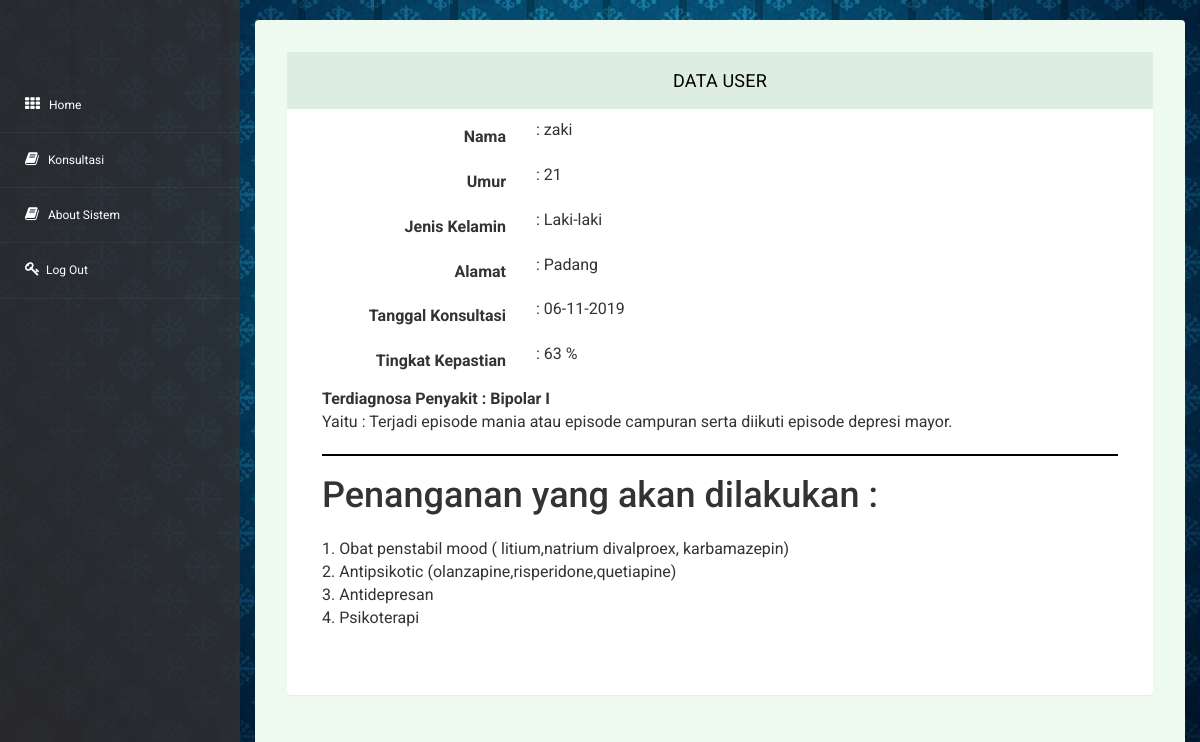
The page /user/hasil_diagnosa.php (signed in) on the database its author committed.
### tables this page shows
CREATE TABLE `konsultasi` (
  `id` int(11) NOT NULL,
  `nama` varchar(50) NOT NULL,
  `umur` varchar(10) NOT NULL,
  `jk` varchar(10) NOT NULL,
  `alamat` varchar(255) NOT NULL,
  `tgl` varchar(10) NOT NULL,
  `id_penyakit` varchar(11) NOT NULL,
  `hasil_max` varchar(11) NOT NULL
);

CREATE TABLE `penyakit` (
  `id_penyakit` varchar(5) NOT NULL,
  `nm_penyakit` varchar(50) NOT NULL,
  `ket` varchar(255) NOT NULL
);

CREATE TABLE `solusi` (
  `id_solusi` varchar(5) NOT NULL,
  `id_penyakit` varchar(50) NOT NULL,
  `solusi` varchar(255) NOT NULL
);

### assets/module/koneksi.php (called while the page is built)
<?php
	$conn = mysqli_connect("localhost","root","","bipolar");
	function query($query){
		global $conn;
		$result = mysqli_query($conn, $query);
		$rows = [];
		while( $row = mysqli_fetch_assoc($result)){
			$rows[] = $row;
		}
		return $rows;
	}

### user/hasil_diagnosa.php (the view, shortened to what this page needs)
<?php
require 'header.php';
$hasil = query("SELECT * FROM konsultasi ORDER BY id DESC")[0];
$p1 = query("SELECT * FROM penyakit WHERE id_penyakit = 'P01'")[0];
$sp1 = query("SELECT * FROM solusi WHERE id_penyakit LIKE '%P01%'");
 ?>
 	<section id="main-content">
		<section class="wrapper">
			<form action="" method="post">
			<div class="form-w3layouts">
				<div class="row">
	                <div class="col-lg-12">
	                    <section class="panel">
	                        <header class="panel-heading">
	                            DATA USER
	                        </header>
	                        <div class="panel-body" style="padding: 50px;padding-top: 10px;">
	                            <div class=" form">
	                                <div class="cmxform form-horizontal ">
	                                    <div class="form-group ">
	                                        <label for="id" class="control-label col-lg-3">Nama</label>
	                                        <div class="col-lg-6">
	                                            : <?= $hasil['nama']; ?>
	                                        </div>
	                                    </div>
	                                    <div class="form-group ">
	                                        <label for="id" class="control-label col-lg-3">Umur</label>
	                                        <div class="col-lg-6">
	                                            : <?= $hasil['umur']; ?>
	                                        </div>
	                                    </div>
	                                    <div class="form-group ">
	                                        <label for="id" class="control-label col-lg-3">Jenis Kelamin</label>
	                                        <div class="col-lg-6">
	                                            : <?= $hasil['jk']; ?>
	                                        </div>
	                                    </div>
	                                    <div class="form-group ">
	                                        <label for="id" class="control-label col-lg-3">Alamat</label>
	                                        <div class="col-lg-6">
	                                            : <?= $hasil['alamat'] ?>
	                                        </div>
	                                    </div>
	                                    <div class="form-group ">
	                                        <label for="id" class="control-label col-lg-3">Tanggal Konsultasi</label>
	                                        <div class="col-lg-6">
	                                            : <?= $hasil['tgl'] ?>
	                                        </div>
	                                    </div>
	                                    <div class="form-group ">
	                                        <label for="id" class="control-label col-lg-3">Tingkat Kepastian</label>
	                                        <div class="col-lg-6">
	                                            : <?= $hasil['hasil_max']; ?> %
	                                        </div>
	                                    </div>
	                                    <div class="form-group">
	                                    	<?php
												if ($hasil['id_penyakit'] === 'P01') {
													echo "<b>Terdiagnosa Penyakit : ";
													echo $p1['nm_penyakit']."</b>";
													echo "<br>Yaitu : ";
													echo $p1['ket']."</b>";
													echo "<hr style='border: 1px solid black;'><h1>Penanganan yang akan dilakukan : </h1><br>";
													$no = 1;
													foreach ($sp1 as $row) :
													 echo $no;
													 echo ". ";
													 echo $row['solusi'];
													 echo "<br>";
													 $no++;
													endforeach;
												}
											?>
	                                    </div>
	                                </div>
	                            </div>
	                        </div>
	                    </section>
	                </div>
	            </div>
	        </div>
</body>
</html>

### user/header.php (shortened to what this page needs)
<?php
require '../assets/module/koneksi.php';
?>
<!DOCTYPE html>
<html>
<head>
	<link rel="stylesheet" href="../assets/css/bootstrap.min.css" >
	<link href="../assets/css/style.css" rel='stylesheet' type='text/css' />
	<link href="../assets/css/style-responsive.css" rel="stylesheet"/>
	<link rel="stylesheet" href="../assets/css/font.css" type="text/css"/>
	<link href="../assets/css/font-awesome.css" rel="stylesheet">
	<link rel="stylesheet" href="../assets/css/morris.css" type="text/css"/>
	<link rel="stylesheet" href="../assets/css/monthly.css">
</head>
<body>
<section id="container">
		<aside>
		    <div id="sidebar" class="nav-collapse">
		        <div class="leftside-navigation">
		            <ul class="sidebar-menu" id="nav-accordion">
		                <li>
		                    <a href="index.php">
		                        <i class="fa fa-th"></i>
		                        <span>Home</span>
		                    </a>
		                </li><li>
		                    <a href="konsultasi.php">
		                        <i class="fa fa-book"></i>
		                        <span>Konsultasi</span>
		                    </a>
		                </li>
                        <li>
		                    <a href="help.php">
		                        <i class="fa fa-book"></i>
		                        <span>About Sistem</span>
		                    </a>
		                </li>
                          <li>
			            <a  href="logout.php">
                        <i class="fa fa-key">
                        </i><span>Log Out</span></a>
			        </li>
		            </ul>
		        </div>
		    </div>
		</aside>

### assets/css/style.css (style rules this page uses)
h4, h5, h6, h1, h2, h3 { margin: 0; }
ul, ol { margin: 0; }
html, body { font-family: 'Roboto', sans-serif; font-size: 100%; overflow-x: hidden; background: url(../images/bg.jpg) no-repeat 0px 0px; background-size:cover; }
body a { transition: 0.5s all ease; -webkit-transition: 0.5s all ease; -moz-transition: 0.5s all ease; -o-transition: 0.5s all ease; -ms-transition: 0.5s all ease; text-decoration:none; }
h1,h2,h3,h4,h5,h6 { margin:0; }
ul,label { margin:0; padding:0; }
#sidebar { width:240px; height:100%; position:fixed; background:rgba(52, 48, 48, 0.78); -webkit-transition:all .3s ease-in-out; -moz-transition:all .3s ease-in-out; -o-transition:all .3s ease-in-out; transition:all .3s ease-in-out; }
#sidebar ul li { position: relative; }
.leftside-navigation,.right-stat-bar { height: 100%; }
ul.sidebar-menu,ul.sidebar-menu li ul.sub { margin:-2px 0 0; padding:0; }
ul.sidebar-menu { padding-top:80px; }
ul.sidebar-menu li { border-bottom:1px solid rgba(255,255,255,0.05); }
ul.sidebar-menu li a span { display:inline-block; }
ul.sidebar-menu li a { color:#fff; text-decoration:none; display:block; padding:18px 0 18px 25px; font-size:12px; outline:none; -webkit-transition:all 0.3s ease; -moz-transition:all 0.3s ease; -o-transition:all 0.3s ease; -ms-transition:all 0.3s ease; transition:all 0.3s ease; }
ul.sidebar-menu li a i { font-size:15px; padding-right:6px; }
#main-content { margin-left:240px; -webkit-transition:all .3s ease-in-out; -moz-transition:all .3s ease-in-out; -o-transition:all .3s ease-in-out; transition:all .3s ease-in-out; }
.wrapper { display:inline-block; margin-top:5px; padding:15px; width:100%; }
.panel-heading { position: relative; height: 57px; line-height: 57px; letter-spacing: 0.2px; color: #000; font-size: 18px; font-weight: 400; padding: 0 16px; background:#ddede0; border-top-right-radius: 2px; border-top-left-radius: 2px; text-transform: uppercase; text-align: center; }
.panel { border: none ! important; }
.form-w3layouts { background: #eef9f0; padding: 2em; border-radius: 4px; -webkit-box-shadow: 0 1px 1px rgba(0,0,0,.05); box-shadow: 0 1px 1px rgba(0,0,0,.05); }

### rows shown on the page
konsultasi: nama "zaki", umur "21", jk "Laki-laki", alamat "Padang", tgl "06-11-2019", hasil_max "63"
penyakit: nm_penyakit "Bipolar I", ket "Terjadi episode mania atau episode campuran serta diikuti episode depresi mayor."
solusi: solusi "Obat penstabil mood ( litium,natrium divalproex, karbamazepin)"
solusi: solusi "Antipsikotic (olanzapine,risperidone,quetiapine)"
solusi: solusi "Antidepresan"
solusi: solusi "Psikoterapi"
